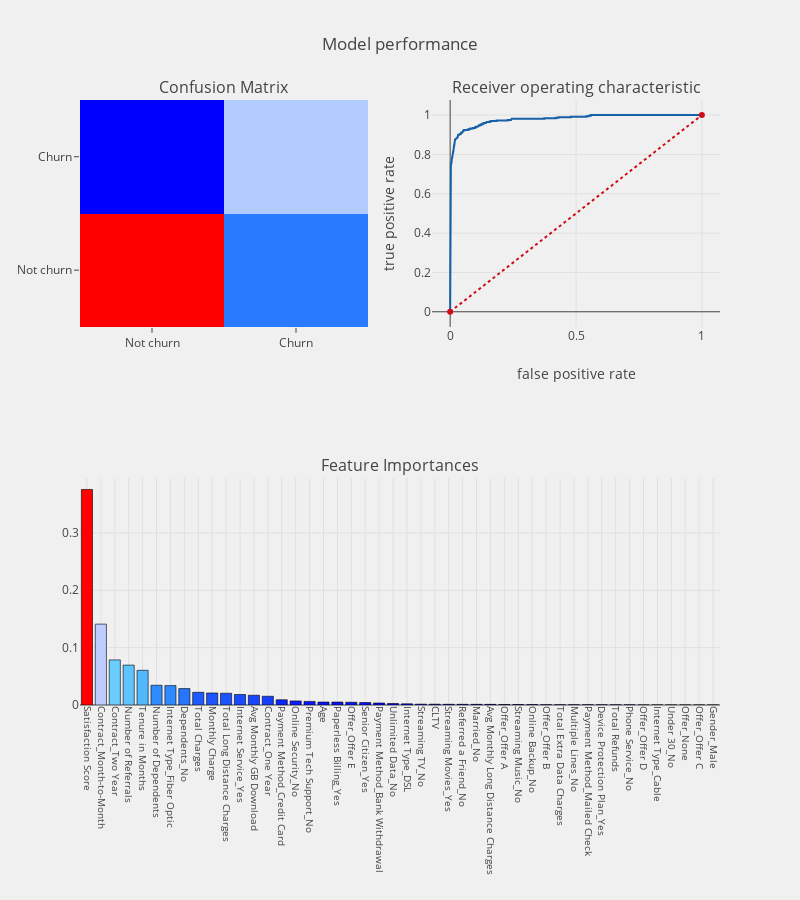

The notebook cell this image was saved under:
### Markdown cell above
## Model 2: Random Forest (class_weight = 'Balanced')

### Code cell
telecom_churn_prediction(rf2,trainX,testX,trainY,testY,
                         trainX.columns,"features")

### Figure 1 — Plotly figure (JSON) as saved in the notebook; plotly's stock layout.template omitted (floating-point values rounded to 4 significant figures)
{"data": [{"colorscale": "Picnic", "name": "matrix", "showscale": false, "type": "heatmap", "uid": "5677976f-4b96-4e49-bc5b-1cacf129a67a", "x": ["Not churn", "Churn"], "xaxis": "x", "y": ["Not churn", "Churn"], "yaxis": "y", "z": [[943, 97], [24, 345]]}, {"line": {"color": "rgb(22, 96, 167)", "width": 2}, "name": "Roc : 0.9208450594121326", "type": "scatter", "uid": "2913da4d-08fb-47ac-903f-d9a1e19dd73c", "x": [0, 0, 0, 0.0009615, 0.0009615, 0.001923, 0.001923, 0.002885, 0.002885, 0.004808, 0.004808, 0.005769, 0.005769, 0.006731, 0.006731, 0.007692, 0.007692, 0.008654, 0.008654, 0.009615, 0.009615, 0.01058, 0.01058, 0.01154, 0.01154, 0.0125, 0.0125, 0.01442, 0.01442, 0.01538, 0.01538, 0.01635, 0.01635, 0.01731, 0.01731, 0.01827, 0.01827, 0.01923, 0.01923, 0.02115, 0.02115, 0.02404, 0.02404, 0.025, 0.025, 0.02788, 0.02788, 0.02981, 0.02981, 0.03173, 0.03173, 0.0375, 0.0375, 0.03942, 0.03942, 0.04327, 0.04327, 0.04712, 0.04712, 0.05, 0.05, 0.05096, 0.05096, 0.05192, 0.05192, 0.05577, 0.05577, 0.07019, 0.07019, 0.07596, 0.07596, 0.07981, 0.07981, 0.09135, 0.09135, 0.09904, 0.09904, 0.1029, 0.1029, 0.1096, 0.1096, 0.1125, 0.1125, 0.1154, 0.1154, 0.1202, 0.1202, 0.124, 0.124, 0.1288, 0.1288, 0.1346, 0.1346, 0.1423, 0.1423, 0.1442, 0.1442, 0.1567, 0.1567, 0.1625, 0.1625, 0.1846, 0.1846, 0.2288, 0.2288, 0.2423, 0.2423, 0.2442, 0.2442, 0.374, 0.374, 0.4212, 0.4212, 0.4308, 0.4308, 0.4798, 0.4798, 0.5413, 0.5413, 0.55, 0.55, 0.5587, 0.5587, 1], "xaxis": "x2", "y": [0, 0.00271, 0.6585, 0.6585, 0.6992, 0.6992, 0.7507, 0.7507, 0.7534, 0.7534, 0.7615, 0.7615, 0.7778, 0.7778, 0.7832, 0.7832, 0.7859, 0.7859, 0.794, 0.794, 0.7995, 0.7995, 0.8049, 0.8049, 0.813, 0.813, 0.8401, 0.8401, 0.8428, 0.8428, 0.8455, 0.8455, 0.8509, 0.8509, 0.8537, 0.8537, 0.8699, 0.8699, 0.8753, 0.8753, 0.878, 0.878, 0.8808, 0.8808, 0.8835, 0.8835, 0.8862, 0.8862, 0.8916, 0.8916, 0.8997, 0.8997, 0.9024, 0.9024, 0.9051, 0.9051, 0.9106, 0.9106, 0.9133, 0.9133, 0.916, 0.916, 0.9187, 0.9187, 0.9214, 0.9214, 0.9241, 0.9241, 0.9268, 0.9268, 0.9295, 0.9295, 0.9322, 0.9322, 0.935, 0.935, 0.9377, 0.9377, 0.9404, 0.9404, 0.9431, 0.9431, 0.9458, 0.9458, 0.9485, 0.9485, 0.9512, 0.9512, 0.9539, 0.9539, 0.9566, 0.9566, 0.9593, 0.9593, 0.9621, 0.9621, 0.9648, 0.9648, 0.9675, 0.9675, 0.9702, 0.9702, 0.9729, 0.9729, 0.9756, 0.9756, 0.9783, 0.9783, 0.981, 0.981, 0.9837, 0.9837, 0.9864, 0.9864, 0.9892, 0.9892, 0.9919, 0.9919, 0.9946, 0.9946, 0.9973, 0.9973, 1, 1], "yaxis": "y2"}, {"line": {"color": "rgb(205, 12, 24)", "dash": "dot", "width": 2}, "type": "scatter", "uid": "856f5b00-199d-48f3-b42e-dbcb2c749e0c", "x": [0, 1], "xaxis": "x2", "y": [0, 1], "yaxis": "y2"}, {"marker": {"color": [0.3758, 0.1411, 0.07867, 0.06954, 0.0605, 0.03443, 0.03382, 0.02859, 0.02211, 0.02096, 0.0205, 0.01834, 0.01701, 0.01525, 0.009123, 0.007115, 0.006271, 0.005169, 0.005126, 0.004816, 0.004362, 0.003512, 0.002623, 0.002013, 0.001478, 0.001438, 0.001241, 0.001217, 0.001189, 0.0011, 0.0009138, 0.0008258, 0.0006898, 0.0005094, 0.0004012, 0.0003959, 0.0003646, 0.0003306, 0.000289, 0.0002357, 0.0001593, 0.0001544, 0.0001374, 0.0001117, 7.462e-05, 6.822e-05], "colorscale": "Picnic", "line": {"color": "black", "width": 0.6}}, "name": "coefficients", "type": "bar", "uid": "a8bb0126-0246-4fcb-9386-a041e33e3c3d", "x": ["Satisfaction Score", "Contract_Month-to-Month", "Contract_Two Year", "Number of Referrals", "Tenure in Months", "Number of Dependents", "Internet Type_Fiber Optic", "Dependents_No", "Total Charges", "Monthly Charge", "Total Long Distance Charges", "Internet Service_Yes", "Avg Monthly GB Download", "Contract_One Year", "Payment Method_Credit Card", "Online Security_No", "Premium Tech Support_No", "Age", "Paperless Billing_Yes", "Offer_Offer E", "Senior Citizen_Yes", "Payment Method_Bank Withdrawal", "Unlimited Data_No", "Internet Type_DSL", "Streaming TV_No", "CLTV", "Streaming Movies_Yes", "Referred a Friend_No", "Married_No", "Avg Monthly Long Distance Charges", "Offer_Offer A", "Streaming Music_No", "Online Backup_No", "Offer_Offer B", "Total Extra Data Charges", "Multiple Lines_No", "Payment Method_Mailed Check", "Device Protection Plan_Yes", "Total Refunds", "Phone Service_No", "Offer_Offer D", "Internet Type_Cable", "Under 30_No", "Offer_None", "Offer_Offer C", "Gender_Male"], "xaxis": "x3", "y": [0.3758, 0.1411, 0.07867, 0.06954, 0.0605, 0.03443, 0.03382, 0.02859, 0.02211, 0.02096, 0.0205, 0.01834, 0.01701, 0.01525, 0.009123, 0.007115, 0.006271, 0.005169, 0.005126, 0.004816, 0.004362, 0.003512, 0.002623, 0.002013, 0.001478, 0.001438, 0.001241, 0.001217, 0.001189, 0.0011, 0.0009138, 0.0008258, 0.0006898, 0.0005094, 0.0004012, 0.0003959, 0.0003646, 0.0003306, 0.000289, 0.0002357, 0.0001593, 0.0001544, 0.0001374, 0.0001117, 7.462e-05, 6.822e-05], "yaxis": "y3"}], "layout": {"annotations": [{"font": {"size": 16}, "showarrow": false, "text": "Confusion Matrix", "x": 0.225, "xanchor": "center", "xref": "paper", "y": 1, "yanchor": "bottom", "yref": "paper"}, {"font": {"size": 16}, "showarrow": false, "text": "Receiver operating characteristic", "x": 0.775, "xanchor": "center", "xref": "paper", "y": 1, "yanchor": "bottom", "yref": "paper"}, {"font": {"size": 16}, "showarrow": false, "text": "Feature Importances", "x": 0.5, "xanchor": "center", "xref": "paper", "y": 0.375, "yanchor": "bottom", "yref": "paper"}], "autosize": false, "height": 900, "margin": {"b": 195}, "paper_bgcolor": "rgba(240,240,240, 0.95)", "plot_bgcolor": "rgba(240,240,240, 0.95)", "showlegend": false, "title": "Model performance", "width": 800, "xaxis": {"anchor": "y", "domain": [0, 0.45]}, "xaxis2": {"anchor": "y2", "domain": [0.55, 1], "title": "false positive rate"}, "xaxis3": {"anchor": "y3", "domain": [0, 1], "showgrid": true, "tickangle": 90, "tickfont": {"size": 10}}, "yaxis": {"anchor": "x", "domain": [0.625, 1]}, "yaxis2": {"anchor": "x2", "domain": [0.625, 1], "title": "true positive rate"}, "yaxis3": {"anchor": "x3", "domain": [0, 0.375]}}}
